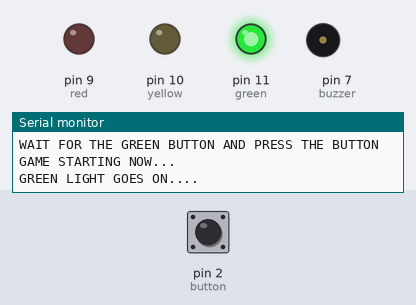
A sketch run on a simulated Arduino Uno, built with avr-gcc and run on an emulated ATmega328P. Shown: output pins drawn as LEDs (lit = HIGH), buzzer (waves = sounding), the last lines printed to the serial monitor. The test bench sets the inputs (shaded band); at power-on: pin 2 (button) HIGH. Random numbers use the default seed unless the sketch sets one; pins used as bus, display or sensor lines are not drawn.

Above: at 6.0 s.
6.1 s: pin 2 (button) pulled LOW for 0.15 s
At 7.1 s:
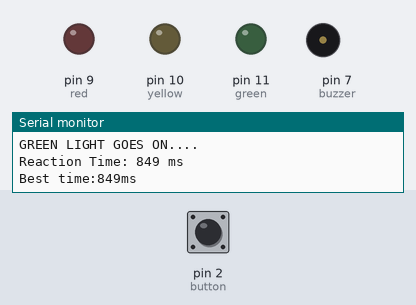
At 12.8 s:
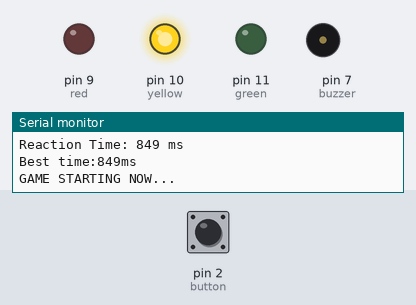
Timing chart, 0 to 15.2 s (numbered marks = the images above; inputs shaded):
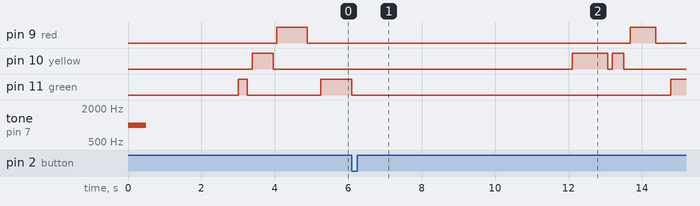

Measured:
- after the input at 6.1 s, pin 9 (red): LOW → HIGH after 7.6 s, → LOW 0.70 s later; pin 10 (yellow): LOW → HIGH after 6.0 s, → LOW 0.97 s later, → HIGH 0.13 s later, → LOW 0.31 s later; pin 11 (green): HIGH → LOW at once, → HIGH 8.7 s later

The sketch:

reaction_time_game.ino
```cpp
int red=9;
int yellow=10;
int green=11;
int button=2;
int buzzer=7;
unsigned long best_time=99999;
void setup(){
  pinMode(red, OUTPUT);
  pinMode(yellow, OUTPUT);
  pinMode(green , OUTPUT);
  pinMode(button, INPUT_PULLUP);
  pinMode(buzzer,OUTPUT);
  tone(buzzer, 1000, 500);
  Serial.begin(9600);
  randomSeed(analogRead(A0));
  Serial.println("WAIT FOR THE GREEN BUTTON AND PRESS THE BUTTON");
}
void loop(){
  digitalWrite(red,LOW);
  digitalWrite(yellow,LOW);
  digitalWrite(green,LOW);
  Serial.println("GAME STARTING NOW...");
  delay(3000);
  for(int i=0;i<3;i++){
  int random_led=random(0,3);
    int random_delay=random(200,1500);
    if(random_led==0){
      digitalWrite(red,HIGH);
      delay(random_delay);
      digitalWrite(red,LOW);
    }
    if(random_led==1){
      digitalWrite(yellow,HIGH);
      delay(random_delay);
      digitalWrite(yellow,LOW);
    }
    if(random_led==2){
      digitalWrite(green,HIGH);
      delay(random_delay);
      digitalWrite(green,LOW);
    }
    delay(random(100,500));
  }
  Serial.println("GREEN LIGHT GOES ON....");
  digitalWrite(green,HIGH);
  digitalWrite(buzzer,HIGH);
   unsigned long  start_timer=millis();
   unsigned long  reaction_time;
          while(digitalRead(button)==HIGH){
          }
            reaction_time=millis()-start_timer;
  digitalWrite(green,LOW);
  digitalWrite(buzzer,LOW);
  if(reaction_time<best_time){
    best_time=reaction_time;
  }
  Serial.print("Reaction Time: ");
  Serial.print(reaction_time);
  Serial.println(" ms");
  Serial.print("Best time:");
  Serial.print(best_time);
  Serial.println("ms");
  delay(3000);
}
```
